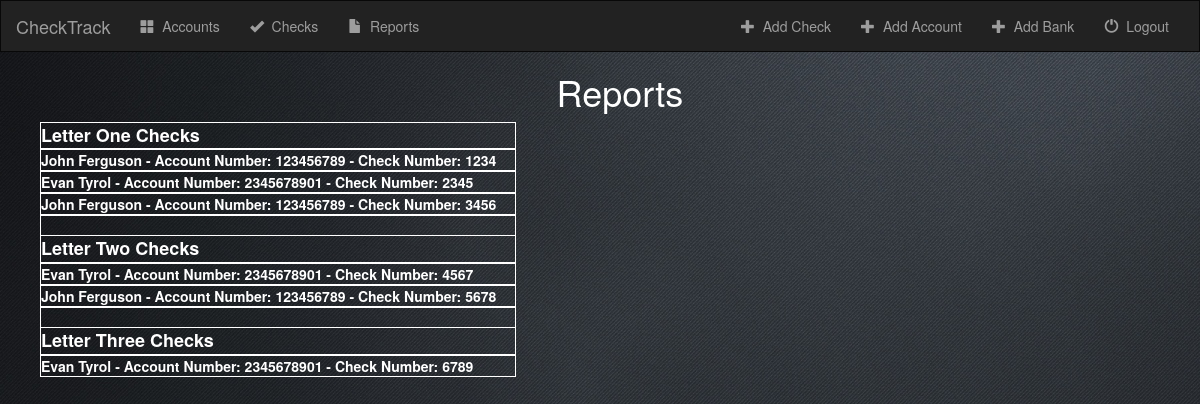
The app's page /check/reports/ with its own data.
### check/models.py (models this page shows, shortened)
class Check(models.Model):
    account = models.ForeignKey('Account', on_delete=models.CASCADE)
    check_amount = models.IntegerField(max_length=10)
    check_number = models.IntegerField(max_length=4)
    cashier_name = models.CharField(max_length=20)
    check_status = models.BooleanField(default=False)
    entry_date = models.DateTimeField(auto_now_add=True, blank=True)
    letter_date_1 = models.DateField(null=True, blank=True)
    letter_date_2 = models.DateField(null=True, blank=True)
    letter_date_3 = models.DateField(null=True, blank=True)
    def two_weeks(self):
        if self.letter_date_1 is None and self.check_status is False and self.entry_date < (timezone.now() - timedelta(days=14)):
            return True
    def four_weeks(self):
        if self.letter_date_1 is not None and self.letter_date_2 is None and self.check_status is False and self.entry_date < (timezone.now() - timedelta(days=28)):
            return True
    def six_weeks(self):
        if self.letter_date_1 is not None and self.letter_date_2 is not None and self.letter_date_3 is None and self.check_status is False and self.entry_date < (timezone.now() - timedelta(days=42)):
            return True

class Account(models.Model):
    acount_store = models.ForeignKey('Store', on_delete=models.CASCADE)
    bank = models.ForeignKey('Bank', on_delete=models.CASCADE)
    account_number = models.IntegerField(max_length=10)
    routing_number = models.IntegerField(max_length=10)
    account_name = models.CharField(max_length=20)
    account_street = models.CharField(max_length=50)
    account_state = models.CharField(max_length=20)
    account_city = models.CharField(max_length=20)
    account_zip = models.CharField(max_length=10)
    checks_bounced = models.IntegerField(max_length=1)
    def __str__(self):
        return self.account_name + ' - Account Number: ' + str(self.account_number)

### check/views.py (the view)
# urls.py: url(r'reports/$', views.ReportIndexView.as_view(), name='reportindex'),
class ReportIndexView(generic.ListView):
    template_name = 'check/report.html'
    context_object_name = 'all_checks'
    def get_queryset(self):
        return Check.objects.all()

### check/templates/check/report.html (shortened to what this page needs)
{% extends 'check/base.html' %}
{% block body %}
<div class="wrapper">
<font color="#ffffff">
        <ul>
            <h1>Reports</h1>
            <table style="width:41%" border=".1">
                    <tr>
                        <th><font size="4">Letter One Checks</th></font>
            {% for check in all_checks %}
                {% if check.two_weeks %}
                    <table style="width:41%" border=".1">
                            <tr>
                              <th><a href="{% url 'check:letterone' check.id %}"><font color="#ffffff">{{ check.account }} - Check Number: {{ check.check_number }}</font></a>
                              </th>
                            </tr>
                    </table>
                    {% endif %}
                    {% endfor %}
                <table style="width:41%" border=".1">
                        <tr height = 20px></tr>
                        <tr>
                            <th><font size="4">Letter Two Checks</th></font>
                        </tr>
                    </table>
                {% for check in all_checks %}
                {% if check.four_weeks %}
                <table style="width:41%" border=".1">
                        <tr>
                          <th><a href="{% url 'check:lettertwo' check.id %}"><font color="#ffffff">{{ check.account }} - Check Number: {{ check.check_number }}</font></a>
                          </th>
                        </tr>
                </table>
                {% endif %}
                {% endfor %}
            <table style="width:41%" border=".1">
                    <tr height = 20px></tr>
                    <tr>
                        <th><font size="4">Letter Three Checks</th></font>
                    </tr>
                </table>
            {% for check in all_checks %}
            {% if check.six_weeks %}
            <table style="width:41%" border=".1">
                    <tr>
                      <th><a href="{% url 'check:letterthree' check.id %}"><font color="#ffffff">{{ check.account }} - Check Number: {{ check.check_number }}</font></a>
                      </th>
                    </tr>
            </table>
            {% endif %}
            {% endfor %}
</div>
{% endblock %}

### check/static/check/style.css (style rules this page uses)
body { background: url("images/black-background.png"); color: white; }
table { padding: 1em; }
tr { padding: 1em; }
.wrapper { text-align: center; }
table, td { border: .1em solid white; -webkit-column-span: 1; -moz-column-span: 1; column-span: 1; }

### records on screen
Check: account "John Ferguson - Account Number: 123456789", check_number "1234"
Check: account "Evan Tyrol - Account Number: 2345678901", check_number "2345"
Check: account "John Ferguson - Account Number: 123456789", check_number "3456"
Check: account "Evan Tyrol - Account Number: 2345678901", check_number "4567"
Check: account "John Ferguson - Account Number: 123456789", check_number "5678"
Check: account "Evan Tyrol - Account Number: 2345678901", check_number "6789"
